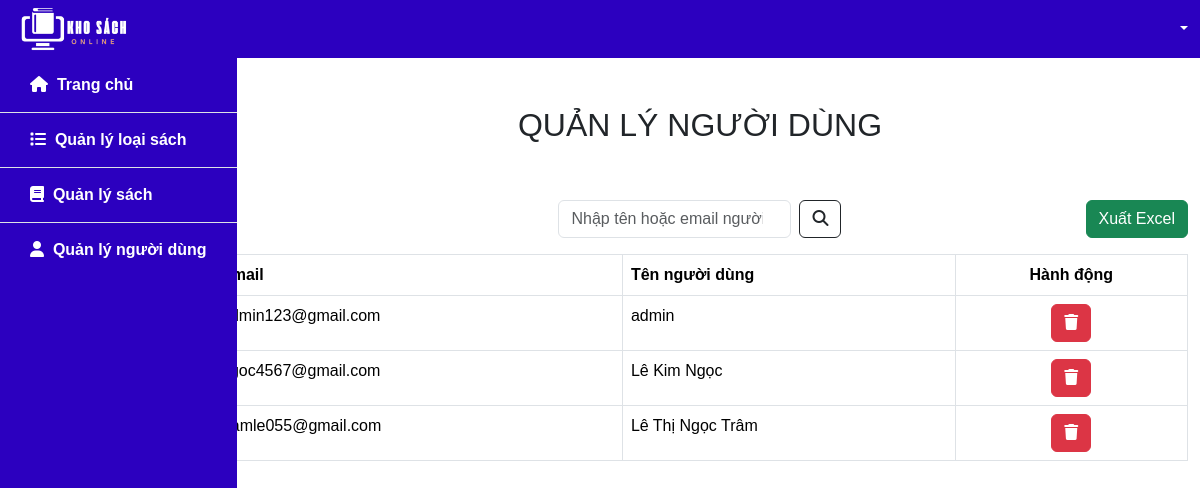
The page /manage_user.php on the database as committed earlier.
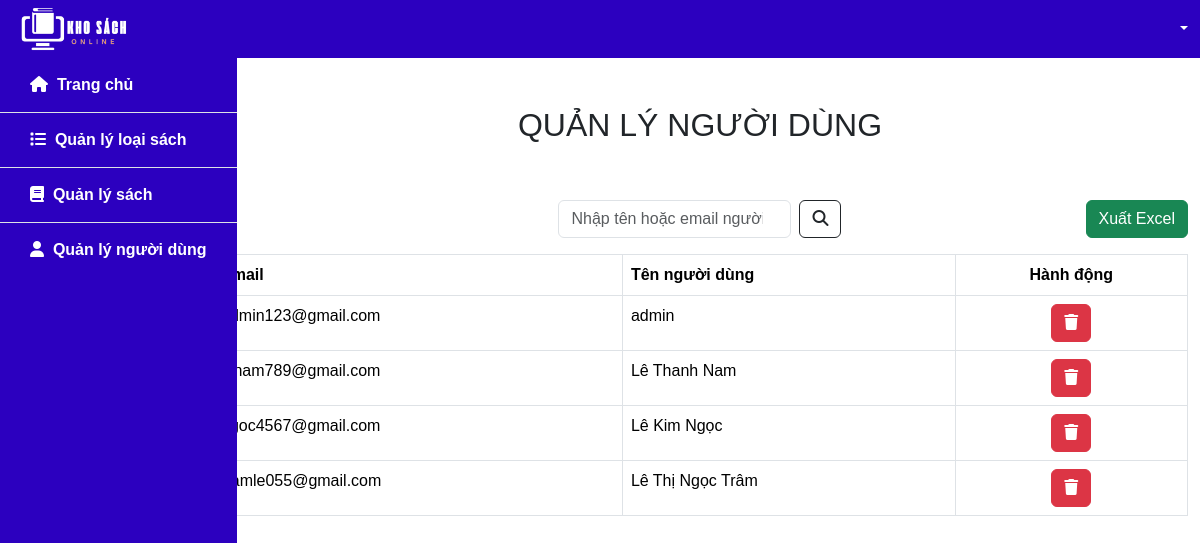
The same page on the database as committed later.
### tables this page shows
CREATE TABLE `user` (
  `email` varchar(100) NOT NULL,
  `fullname` varchar(50) NOT NULL,
  `password` varchar(100) NOT NULL,
  `role` varchar(10) NOT NULL
);

### src/functions.php (called while the page is built, shortened)
<?php
function html_escape(string|null $text): string
{
    return htmlspecialchars($text ?? '', ENT_QUOTES, 'UTF-8', false);
}

### public/manage_user.php (the view, shortened to what this page needs)
<?php
require_once __DIR__ . '/../src/connect.php';
if ($_SERVER['REQUEST_METHOD'] === 'GET' && isset($_GET['keyword'])) {
    $keyword = $_GET['keyword'];
    $sql = "SELECT email, fullname FROM user
            WHERE email LIKE concat('%', ? '%')
            OR fullname LIKE concat('%', ? '%')";
    $stmt = $pdo->prepare($sql);
    $stmt->execute([$keyword, $keyword]);
} else {
    $sql = "SELECT email, fullname FROM user";
    $stmt = $pdo->prepare($sql);
    $stmt->execute();
}
$rows = $stmt->fetchAll(PDO::FETCH_ASSOC);
include_once __DIR__. '/../src/partials/header_ad.php'
?>
<div class="container-fluid flex-grow-1">
    <div class="row">
        <div class="col-2">
            <?php include_once __DIR__. '/../src/partials/slidebar_ad.php' ?>
        </div>
        <div class="col-10">
            <div class="row justify-content-center m-5">
                <h2 class="text-center">QUẢN LÝ NGƯỜI DÙNG</h2>
            </div>
            <div class="row mb-3">
                <div class="col">
                </div>
                <div class="col d-flex justify-content-center ">
                    <form class="d-flex" role="search" method="GET">
                        <input class="form-control me-2" type="search" placeholder="Nhập tên hoặc email người dùng"
                            aria-label="Search" name="keyword"
                            value="<?= isset($_GET['keyword']) ? html_escape($_GET['keyword']) : '' ?>">
                        <button class="btn btn-outline-dark" type="submit"><i
                                class="fa-solid fa-magnifying-glass"></i></button>
                    </form>
                </div>
                <div class="col d-flex justify-content-end">
                    <form method="post">
                        <button class="btn btn-success" type="submit" name="export">
                            Xuất Excel
                        </button>
                    </form>
                </div>
            </div>
            <div class="row my-3">
                <div class="col">
                    <table class="table table-bordered">
                        <thead>
                            <tr>
                                <th class="align-content-start">Email</th>
                                <th class="align-content-start">Tên người dùng</th>
                                <th class="text-center align-content-start">Hành động</th>
                            </tr>
                        </thead>
                        <tbody>
                            <?php foreach ($rows as $row) : ?>
                            <tr>
                                <td><?= html_escape($row['email']) ?></td>
                                <td><?= html_escape($row['fullname']) ?></td>
                                <td>
                                    <div class="d-flex justify-content-center">
                                        <form class="form-inline mx-1" action="/delete_user.php" method="POST">
                                            <button id="delete-user-btn" type="button"
                                                class="btn btn-xs btn-danger  delete-user-btn" data-toggle="modal"
                                                name="delete-user" data-target="#delete-confirm">
                                                <i class="fa-solid fa-trash"></i>
                                            </button>
                                        </form>
                                    </div>
                                </td>
                            </tr>
                            <?php endforeach ?>
                        </tbody>
                    </table>
                </div>
            </div>
        </div>
    </div>
</div>
<?php
include_once __DIR__. '/../src/partials/footer_ad.php'
?>

### src/partials/header_ad.php (shortened to what this page needs)
<!DOCTYPE html>
<html lang="en">
<head>
    <link href="https://cdn.jsdelivr.net/npm/bootstrap@5.3.2/dist/css/bootstrap.min.css" rel="stylesheet"
>
    <link rel="stylesheet" href="https://cdnjs.cloudflare.com/ajax/libs/font-awesome/6.4.2/css/all.min.css"
 />
    <link rel="stylesheet" href="css/style.css" />
</head>
<body class="d-flex flex-column min-vh-100">
    <div class="container-fluid header">
        <div class="d-flex justify-content-between align-items-center">
            <div class="my-1">
                <a href="index_ad.php"><img id="logo" src="images/logo.png" height="50px" /></a>
            </div>
            <div class="dropdown">
                <a class="dropdown-toggle link text-white" href="#" role="button" data-bs-toggle="dropdown"
                    aria-expanded="false">
                </a>
            </div>
        </div>
    </div>

### src/partials/slidebar_ad.php (shortened to what this page needs)
<div class="slidebar">
    <ul class="list-group list-group-flush">
        <li class="list-group-item"><a href="index_ad.php"><i class="fa-solid fa-house"></i>&nbsp; Trang chủ</a></li>
        <li class="list-group-item"><a href="manage_genre.php"><i class="fa-solid fa-list"></i>&nbsp; Quản lý loại
                sách</a></li>
        <li class="list-group-item">
            <a href="#manageBook" data-bs-toggle="collapse" aria-expanded="false" aria-controls="manageBook">
                <i class="fa-solid fa-book"></i>&nbsp; Quản lý sách
            </a>
        </li>
        <li class="list-group-item"><a href="manage_user.php"><i class="fa-solid fa-user"></i></i>&nbsp; Quản lý người
                dùng</a></li>
    </ul>
</div>

### src/partials/footer_ad.php (shortened to what this page needs)
</body>
</html>

### public/css/style.css (style rules this page uses)
* { font-family:Arial, Helvetica, sans-serif; }
.header { background-color: #2c00bf; position: sticky !important; width: 100%; top: 0; z-index: 100; color: white; font-weight: 600; }
.link { text-decoration: none; color: black; }
.slidebar { background-color: #2c00bf; margin: 0px; height: 100vh; padding: 0px; overflow-y: auto; position: fixed; left: 0; }
.list-group-item { background-color: #2c00bf; padding: 15px 30px; }
.list-group-item a { text-decoration: none; color: white; font-weight: 600; }

Rows that differ between the two databases and show on the page:
added user: email "lenam789@gmail.com", fullname "Lê Thanh Nam"
